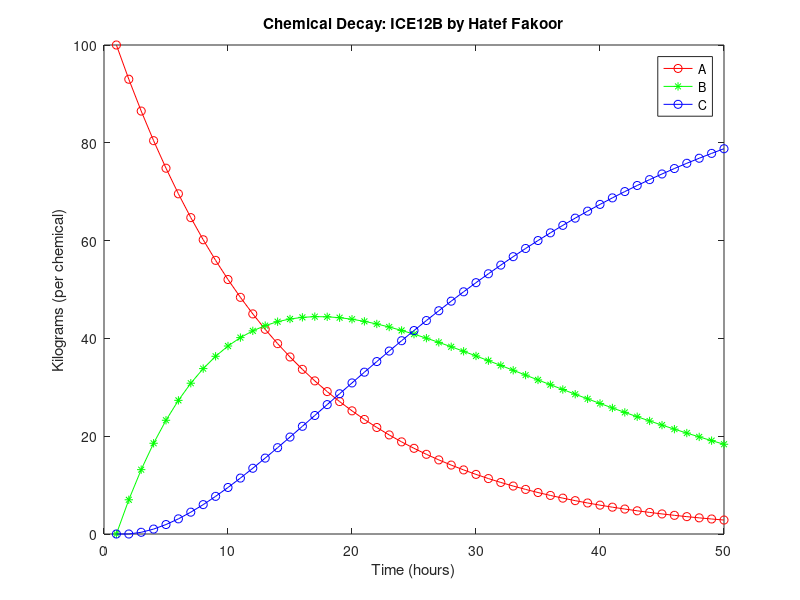

Source code (MATLAB):
% Hatef Fakoor
% ICE12B

clear;clc

% Variables:
A(1) = 100.0;
B(1) = 0.0;
C(1) = 0.0;
d1 = 0.07;
d2 = 0.05;
deltat = 1;

% For-loop definition:
for t = 1:49
A(t+1) = A(t) - deltat * d1 * A(t);
B(t+1) = B(t) - deltat * d2 * B(t);
B(t+1) = B(t+1) + deltat * d1 * A(t);
C(t+1) = C(t);
C(t+1) = C(t+1) + deltat * d2 * B(t);
end

% Plot code:
plot(1:length(A), A, '-or', 1:length(B), B, '-*g', 1:length(C), C, '-ob')
title('Chemical Decay: ICE12B by Hatef Fakoor');
xlabel('Time (hours)');
ylabel('Kilograms (per chemical)');
legend('A','B','C');
totalMaterial = A(length(A)) + B(length(B)) + C(length(C))
